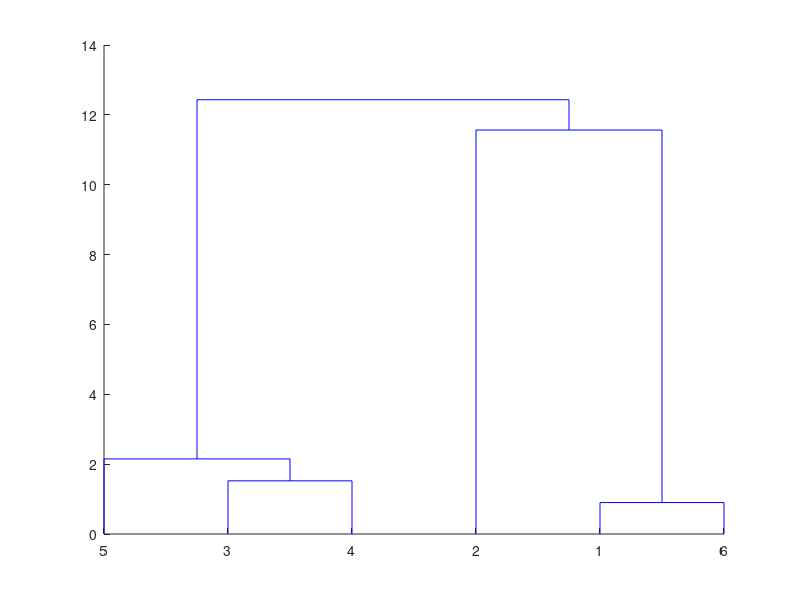

The MATLAB script that drew this image:
clear;clc;
%系统聚类法
A=[
    7.9000   39.7700    8.4900   12.9400   19.2700   11.0500    2.0400
    7.6800   50.3700   11.3500   13.3000   19.2500   14.5900    2.7500
    9.4200   27.9300    8.2000    8.1400   16.1700    9.4200    1.5500
    9.1600   27.9800    9.0100    9.3200   15.9900    9.1000    1.8000
   10.0600   28.6400   10.5200   10.0500   16.1800    8.3900    1.9600
    8.8000   39.7700    8.4900   12.9400   19.2700   11.0500    2.0400];

%两点间距离矩阵
d=pdist(A); %欧式距离
D=squareform(d);
S=tril(D);

%变量相似性
%R=corrcoef(A)

%聚类
%linage中第一、二列为合并的类，第三列为聚类分配的最小距离
z=linkage(d);
H=dendrogram(z); %谱系图